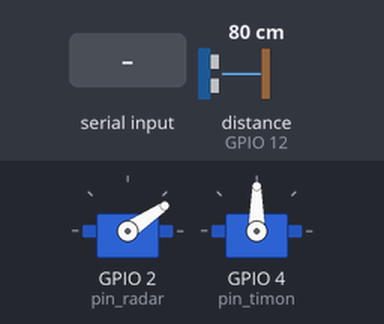
A sketch run on a simulated ESP32. Shown: 2 × servo. Wiring (inferred from the names in the program): ultrasonic range finder: trigger GPIO 13; echo GPIO 12. The inputs (shaded band) are chosen by the test bench; at power-on: distance to the obstacle (sensor on GPIO 12) 80 cm. The echo pulse lasts 58.3 µs per cm; nothing arrives over Bluetooth unless stated; what the sketch prints to the serial monitor is not drawn.

Above: at 1.2 s.
1.3 s: "1" received over the second serial link
At 4.28 s:
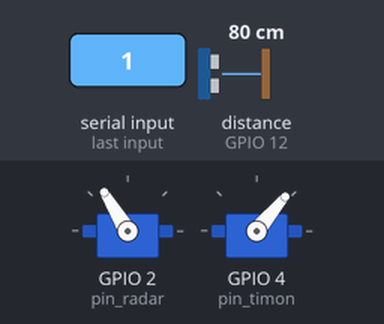
4.3 s: "2" received over the second serial link
At 4.6 s:
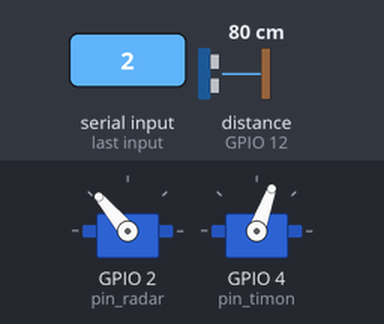
7.3 s: distance to the obstacle (sensor on GPIO 12) set to 2 cm
10.3 s: "1" received over the second serial link
At 10.52 s:
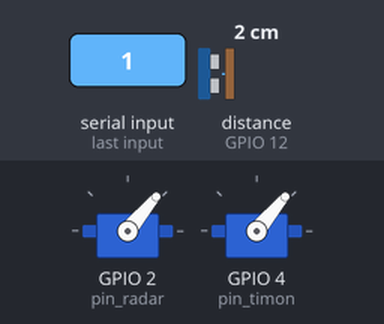
13.3 s: "2" received over the second serial link
At 13.59 s:
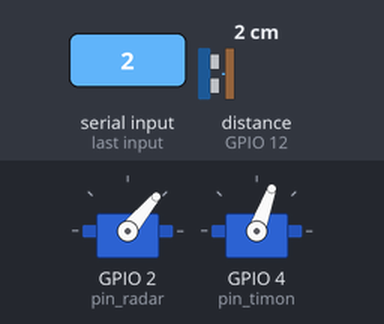
16.3 s: distance to the obstacle (sensor on GPIO 12) set to 250 cm
Timing chart, 0 to 26.1 s (numbered marks = the images above; inputs shaded):
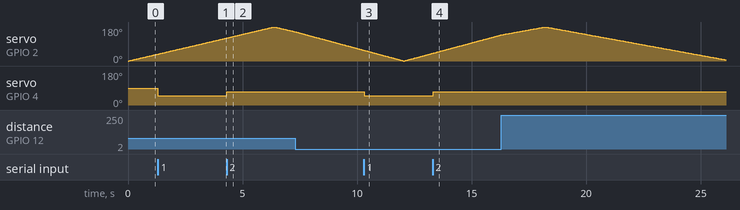

Measured:
- after the input at 1.3 s, servo on GPIO 4 (pin_timon): 90° → 50° at once
- after the input at 4.3 s, servo on GPIO 4 (pin_timon): 50° → 70° at once
- after the input at 10.3 s, servo on GPIO 4 (pin_timon): 70° → 50° at once
- after the input at 13.3 s, servo on GPIO 4 (pin_timon): 50° → 70° at once
- by itself, servo on GPIO 2 (pin_radar): rises from 138° to 180° in 1.9 s, then falls to 6° in 7.9 s

The sketch:

Proyecto_Barquito_Radar.ino
```cpp
#include <ESP32Servo.h>
#include "BluetoothSerial.h"

int trig = 13;
int echo = 12;
long duration;
int distance;

Servo servo_radar;
int pin_radar = 2; // servo-radar
double t_1 = 0.0;

Servo servo_timon;
int pin_timon = 4;
int numeros[] = {49, 50, 51, 52, 53}; //Botones Bluetooth
int direccion_grad[] = {50, 70, 90, 110, 130};

BluetoothSerial BT; //Objeto Bluetooth
//Condición para habilitar el bluetooth
#if !defined(CONFIG_BT_ENABLED) || !defined(CONFIG_BLUEDROID_ENABLED)
#error Bluetooth is not enabled! Please run `make menuconfig` to and enable it
#endif

void setup() {
  pinMode(trig, OUTPUT);
  pinMode(echo, INPUT);
  Serial.begin(9600);
  servo_radar.attach(pin_radar);
  servo_timon.attach(pin_timon);
  BT.begin("Lord_Comandante_S"); //Nombre de su dispositivo Bluetooth y en modo esclavo
  Serial.println("El dispositivo Bluetooth está listo para emparejarse");

}
void loop() {


  for(int i=0;i<=180;i++){

    servo_radar.write(i);
    //Ahora controlamos el timon con otro servo;v mediante Bluetooth
          if (BT.available()){ //Mientras haya datos por recibir
        Serial.print("Dato recibido: ");
        int val = BT.read();
        for (int j = 0; j <= 5; j++){
          if (val == numeros[j] ) {
            servo_timon.write(direccion_grad[j]);
            }
        }
      }
    delay(30);
    distance = lectura_dist();
    Serial.print(i);
    Serial.print(",");
    Serial.print(distance);
    Serial.print(".");
  }

  for(int i=180;i>0;i--){
    servo_radar.write(i);
        //Ahora controlamos el timon con otro servo;v mediante Bluetooth
          if (BT.available()){ //Mientras haya datos por recibir
        Serial.print("Dato recibido: ");
        int val = BT.read();
        for (int j = 0; j <= 5; j++){
          if (val == numeros[j] ) {
            servo_timon.write(direccion_grad[j]);
            }
        }
      }
    delay(30);
    distance = lectura_dist();
    Serial.print(i);
    Serial.print(",");
    Serial.print(distance);
    Serial.print(".");
    }


}
int lectura_dist(){
  digitalWrite(trig, LOW);
  delayMicroseconds(2);
  digitalWrite(trig, HIGH);
  delayMicroseconds(10);
  digitalWrite(trig, LOW);
  duration = pulseIn(echo, HIGH);
  t_1 = duration/(2*1000000.0); //tiempo de ida en seg
  distance= sqrt(116964 * pow(t_1, 2) - 9 / 62500.0)*100;
  return distance;
}
```
